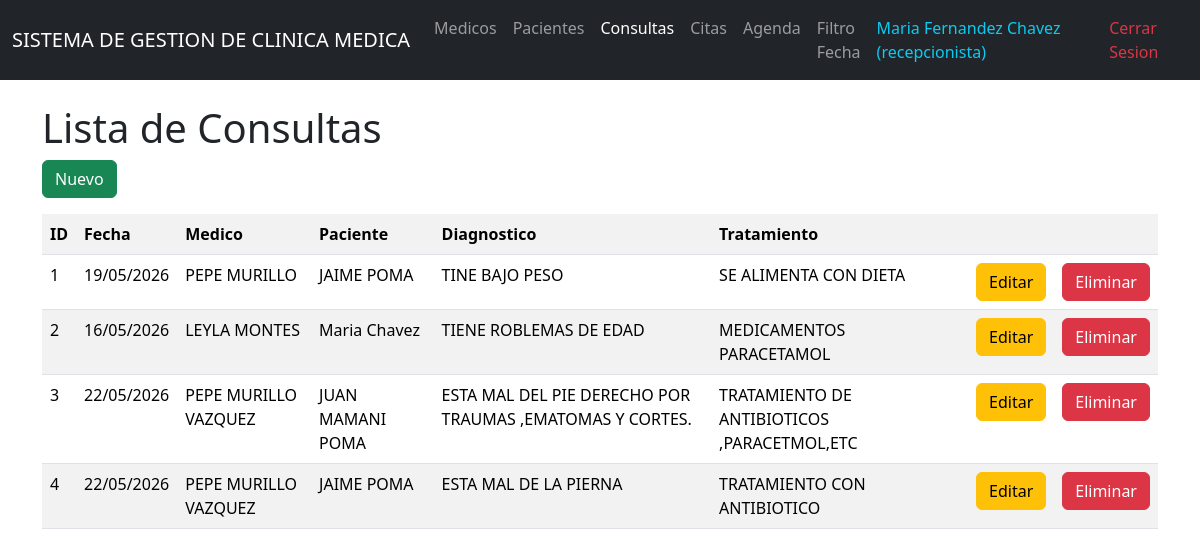
The page /consultas/ (signed in) on the database its author committed.
### models/consulta_model.py (models this page shows, shortened)
class Consulta(db.Model):
    __tablename__ = "consultas"
    id = db.Column(db.Integer, primary_key=True)
    fecha = db.Column(db.DateTime, nullable=False)
    diagnostico = db.Column(db.String(500), nullable=False)
    tratamiento = db.Column(db.String(500), nullable=False)
    medico_id = db.Column(db.Integer, db.ForeignKey('medicos.id'), nullable=False)
    paciente_id = db.Column(db.Integer, db.ForeignKey('pacientes.id'), nullable=False)
    medico = db.relationship('Medico', back_populates='consultas')
    paciente = db.relationship('Paciente', back_populates='consultas')
    @staticmethod
    def get_all():
        return Consulta.query.all()

### models/medico_model.py (models this page shows, shortened)
class Medico(db.Model):
    __tablename__ = "medicos"
    id = db.Column(db.Integer, primary_key=True)
    nombre = db.Column(db.String(100), nullable=False)
    especialidad = db.Column(db.String(100), nullable=False)
    telefono = db.Column(db.String(20), nullable=False)
    correo = db.Column(db.String(100), nullable=False)
    consultas = db.relationship('Consulta', back_populates='medico', cascade='all, delete-orphan')
    citas = db.relationship('Cita', back_populates='medico', cascade='all, delete-orphan')
    def delete(self):
        db.session.delete(self)
        db.session.commit()

### models/paciente_model.py (models this page shows, shortened)
class Paciente(db.Model):
    __tablename__ = "pacientes"
    id = db.Column(db.Integer, primary_key=True)
    nombre = db.Column(db.String(100), nullable=False)
    edad = db.Column(db.Integer, nullable=False)
    direccion = db.Column(db.String(200), nullable=False)
    telefono = db.Column(db.String(20), nullable=False)
    consultas = db.relationship('Consulta', back_populates='paciente', cascade='all, delete-orphan')
    citas = db.relationship('Cita', back_populates='paciente', cascade='all, delete-orphan')
    def delete(self):
        db.session.delete(self)
        db.session.commit()

### controllers/consulta_controller.py (the view)
@consulta_bp.route("/")
def index():
    consultas = Consulta.get_all()
    return consulta_view.list(consultas)

### run.py (called while the page is built)
@app.context_processor
def inject_active_path():
    def is_active(path):
        return 'active' if request.path == path else ''
    return dict(is_active=is_active, session=session)

### views/consulta_view.py (called while the page is built)
def list(consultas):
    return render_template('consultas/index.html', consultas=consultas)

### templates/consultas/index.html (shortened to what this page needs)
{% extends 'base.html' %}
{% block content %}
<h1>Lista de Consultas</h1>
<a href="{{ url_for('consulta.create') }}" class="btn btn-success mb-3">Nuevo</a>
<table class="table table-striped">
  <tr>
    <th>ID</th>
    <th>Fecha</th>
    <th>Medico</th>
    <th>Paciente</th>
    <th>Diagnostico</th>
    <th>Tratamiento</th>
    <th></th>
    <th></th>
  </tr>
  {% for item in consultas %}
  <tr>
    <td>{{item.id}}</td>
    <td>{{item.fecha.strftime('%d/%m/%Y')}}</td>
    <td>{{item.medico.nombre}}</td>
    <td>{{item.paciente.nombre}}</td>
    <td>{{item.diagnostico}}</td>
    <td>{{item.tratamiento}}</td>
    <td>
      <a href="{{ url_for('consulta.edit', id=item.id) }}" class="btn btn-warning">Editar</a>
    </td>
    <td>
      <a href="{{ url_for('consulta.delete', id=item.id) }}" class="btn btn-danger">Eliminar</a>
    </td>
  </tr>
  {% endfor %}
</table>
{% endblock %}

### rows shown on the page
Consulta: id "1", fecha "19/05/2026", medico.nombre "PEPE MURILLO", paciente.nombre "JAIME POMA", diagnostico "TINE BAJO PESO", tratamiento "SE ALIMENTA CON DIETA"
Consulta: id "2", fecha "16/05/2026", medico.nombre "LEYLA MONTES", paciente.nombre "Maria Chavez", diagnostico "TIENE ROBLEMAS DE EDAD", tratamiento "MEDICAMENTOS PARACETAMOL"
Consulta: id "3", fecha "22/05/2026", medico.nombre "PEPE MURILLO VAZQUEZ", paciente.nombre "JUAN MAMANI POMA", diagnostico "ESTA MAL DEL PIE DERECHO POR TRAUMAS ,EMATOMAS Y CORTES.", tratamiento "TRATAMIENTO DE ANTIBIOTICOS ,PARACETMOL,ETC"
Consulta: id "4", fecha "22/05/2026", medico.nombre "PEPE MURILLO VAZQUEZ", paciente.nombre "JAIME POMA", diagnostico "ESTA MAL DE LA PIERNA", tratamiento "TRATAMIENTO CON ANTIBIOTICO"

### other values the page prints
{{ session.usuario_nombre }} "Maria Fernandez Chavez"
{{ session.rol }} "recepcionista"
